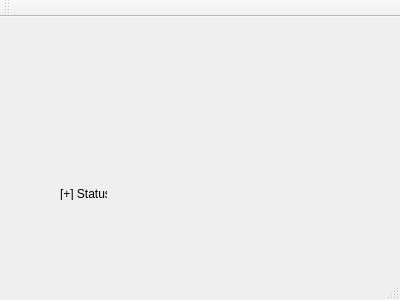
<?xml version="1.0" encoding="UTF-8"?>
<ui version="4.0">
 <class>ExpenseMate</class>
 <widget class="QMainWindow" name="ExpenseMate">
  <property name="geometry">
   <rect>
    <x>0</x>
    <y>0</y>
    <width>400</width>
    <height>300</height>
   </rect>
  </property>
  <property name="windowTitle">
   <string>ExpenseMate</string>
  </property>
  <widget class="QWidget" name="centralWidget">
   <widget class="QLabel" name="label">
    <property name="geometry">
     <rect>
      <x>60</x>
      <y>170</y>
      <width>47</width>
      <height>13</height>
     </rect>
    </property>
    <property name="text">
     <string>[+] Status</string>
    </property>
   </widget>
  </widget>
  <widget class="QMenuBar" name="menuBar">
   <property name="geometry">
    <rect>
     <x>0</x>
     <y>0</y>
     <width>400</width>
     <height>21</height>
    </rect>
   </property>
  </widget>
  <widget class="QToolBar" name="mainToolBar">
   <attribute name="toolBarArea">
    <enum>TopToolBarArea</enum>
   </attribute>
   <attribute name="toolBarBreak">
    <bool>false</bool>
   </attribute>
  </widget>
  <widget class="QStatusBar" name="statusBar"/>
 </widget>
 <layoutdefault spacing="6" margin="11"/>
 <resources/>
 <connections/>
</ui>
